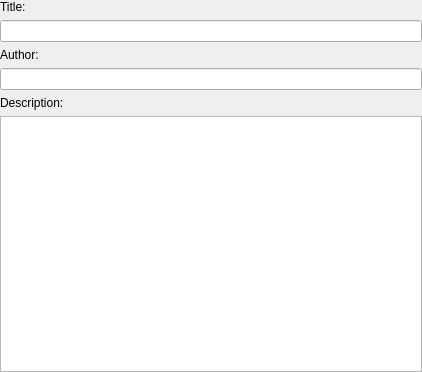
<?xml version="1.0" encoding="UTF-8"?>
<ui version="4.0">
 <class>ProjectInfoWidgetForm</class>
 <widget class="QWidget" name="ProjectInfoWidgetForm">
  <property name="geometry">
   <rect>
    <x>0</x>
    <y>0</y>
    <width>422</width>
    <height>372</height>
   </rect>
  </property>
  <property name="windowTitle">
   <string>Project Information</string>
  </property>
  <layout class="QGridLayout" name="gridLayout">
   <property name="margin">
    <number>0</number>
   </property>
   <item row="0" column="0">
    <layout class="QVBoxLayout" name="verticalLayout_4">
     <item>
      <layout class="QVBoxLayout" name="verticalLayout">
       <item>
        <widget class="QLabel" name="label">
         <property name="text">
          <string>Title:</string>
         </property>
        </widget>
       </item>
       <item>
        <widget class="QLineEdit" name="m_title"/>
       </item>
      </layout>
     </item>
     <item>
      <layout class="QVBoxLayout" name="verticalLayout_2">
       <item>
        <widget class="QLabel" name="label_2">
         <property name="text">
          <string>Author:</string>
         </property>
        </widget>
       </item>
       <item>
        <widget class="QLineEdit" name="m_author"/>
       </item>
      </layout>
     </item>
     <item>
      <layout class="QVBoxLayout" name="verticalLayout_3">
       <item>
        <widget class="QLabel" name="label_3">
         <property name="text">
          <string>Description:</string>
         </property>
        </widget>
       </item>
       <item>
        <widget class="QTextEdit" name="m_description"/>
       </item>
      </layout>
     </item>
    </layout>
   </item>
  </layout>
 </widget>
 <resources/>
 <connections/>
</ui>
